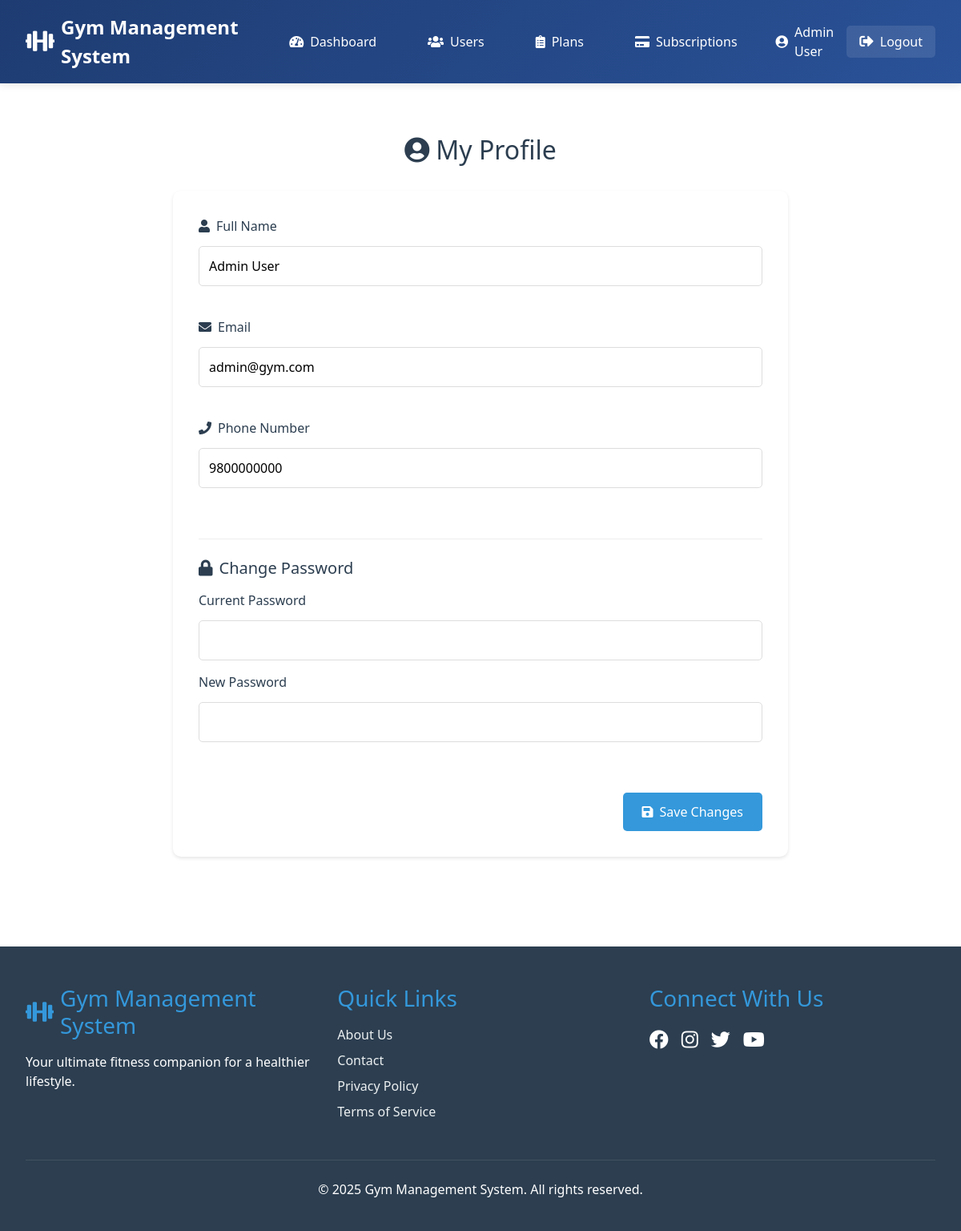
Screenshot of /user/profile.php (signed in) with the database file from the repository.
### tables this page shows
CREATE TABLE IF NOT EXISTS users (
    user_id INT AUTO_INCREMENT PRIMARY KEY,
    full_name VARCHAR(100) NOT NULL,
    email VARCHAR(100) UNIQUE NOT NULL,
    password VARCHAR(255) NOT NULL,
    phone_number VARCHAR(15),
    registration_date TIMESTAMP DEFAULT CURRENT_TIMESTAMP,
    role ENUM('admin', 'user') DEFAULT 'user'
);

### user/profile.php (the view, shortened to what this page needs)
<?php
require_once '../includes/header.php';
$user_id = $_SESSION['user_id'];
$stmt = mysqli_prepare($con, "SELECT * FROM users WHERE user_id = ?");
mysqli_stmt_bind_param($stmt, "i", $user_id);
mysqli_stmt_execute($stmt);
$user = mysqli_stmt_get_result($stmt)->fetch_assoc();
?>
<div class="profile-container">
    <div class="profile-header">
        <h1><i class="fas fa-user-circle"></i> My Profile</h1>
    </div>
    <div class="profile-form-container">
        <form method="POST" class="profile-form">
            <div class="form-group">
                <label for="full_name">
                    <i class="fas fa-user"></i> Full Name
                </label>
                <input type="text" id="full_name" name="full_name"
                       value="<?php echo htmlspecialchars($user['full_name']); ?>" required>
            </div>
            <div class="form-group">
                <label for="email">
                    <i class="fas fa-envelope"></i> Email
                </label>
                <input type="email" id="email" name="email"
                       value="<?php echo htmlspecialchars($user['email']); ?>" required>
            </div>
            <div class="form-group">
                <label for="phone">
                    <i class="fas fa-phone"></i> Phone Number
                </label>
                <input type="tel" id="phone" name="phone"
                       value="<?php echo htmlspecialchars($user['phone_number']); ?>">
            </div>
            <div class="password-section">
                <h3><i class="fas fa-lock"></i> Change Password</h3>
                <div class="form-group">
                    <label for="current_password">Current Password</label>
                    <input type="password" id="current_password" name="current_password">
                </div>
                <div class="form-group">
                    <label for="new_password">New Password</label>
                    <input type="password" id="new_password" name="new_password">
                </div>
            </div>
            <div class="form-actions">
                <button type="submit" class="btn btn-primary">
                    <i class="fas fa-save"></i> Save Changes
                </button>
            </div>
        </form>
    </div>
</div>
<?php require_once '../includes/footer.php'; ?>

### assets/css/style.css (style rules this page uses)
* { margin: 0; padding: 0; box-sizing: border-box; }
body { font-family: 'Segoe UI', Tahoma, Geneva, Verdana, sans-serif; line-height: 1.6; background-color: #f5f5f5; min-height: 100vh; display: flex; flex-direction: column; }
.form-group { margin-bottom: 15px; }
.form-group label { display: block; margin-bottom: 5px; }
.form-group input { width: 100%; padding: 8px; border: 1px solid #ddd; border-radius: 4px; }
.btn { display: inline-block; padding: 8px 16px; border: none; border-radius: 4px; cursor: pointer; }
.btn-primary { background-color: #007bff; color: white; }

### user/profile.php (style rules this page uses)
.profile-container { max-width: 800px; margin: 2rem auto; padding: 0 1rem; }
.profile-header { text-align: center; margin-bottom: 2rem; }
.profile-header h1 { color: #2c3e50; font-size: 2rem; display: flex; align-items: center; justify-content: center; gap: 0.5rem; }
.profile-form-container { background: white; padding: 2rem; border-radius: 10px; box-shadow: 0 2px 4px rgba(0,0,0,0.1); }
.profile-form { display: grid; gap: 1.5rem; }
.form-group { display: grid; gap: 0.5rem; }
.form-group label { display: flex; align-items: center; gap: 0.5rem; color: #2c3e50; font-weight: 500; }
.form-group input { padding: 0.75rem; border: 1px solid #ddd; border-radius: 5px; font-size: 1rem; transition: border-color 0.3s ease; }
.password-section { border-top: 1px solid #eee; padding-top: 1.5rem; margin-top: 1.5rem; }
.password-section h3 { color: #2c3e50; font-size: 1.25rem; margin-bottom: 1rem; display: flex; align-items: center; gap: 0.5rem; }
.form-actions { display: flex; justify-content: flex-end; margin-top: 1.5rem; }
.btn-primary { background: #3498db; color: white; padding: 0.75rem 1.5rem; border: none; border-radius: 5px; font-size: 1rem; cursor: pointer; display: flex; align-items: center; gap: 0.5rem; transition: all 0.3s ease; }

### rows the page displays
users: full_name "Admin User", email "admin@gym.com", phone "9800000000"

### other values shown
SITE_NAME "Gym Management System"
$_SESSION['full_name'] "Admin User"
